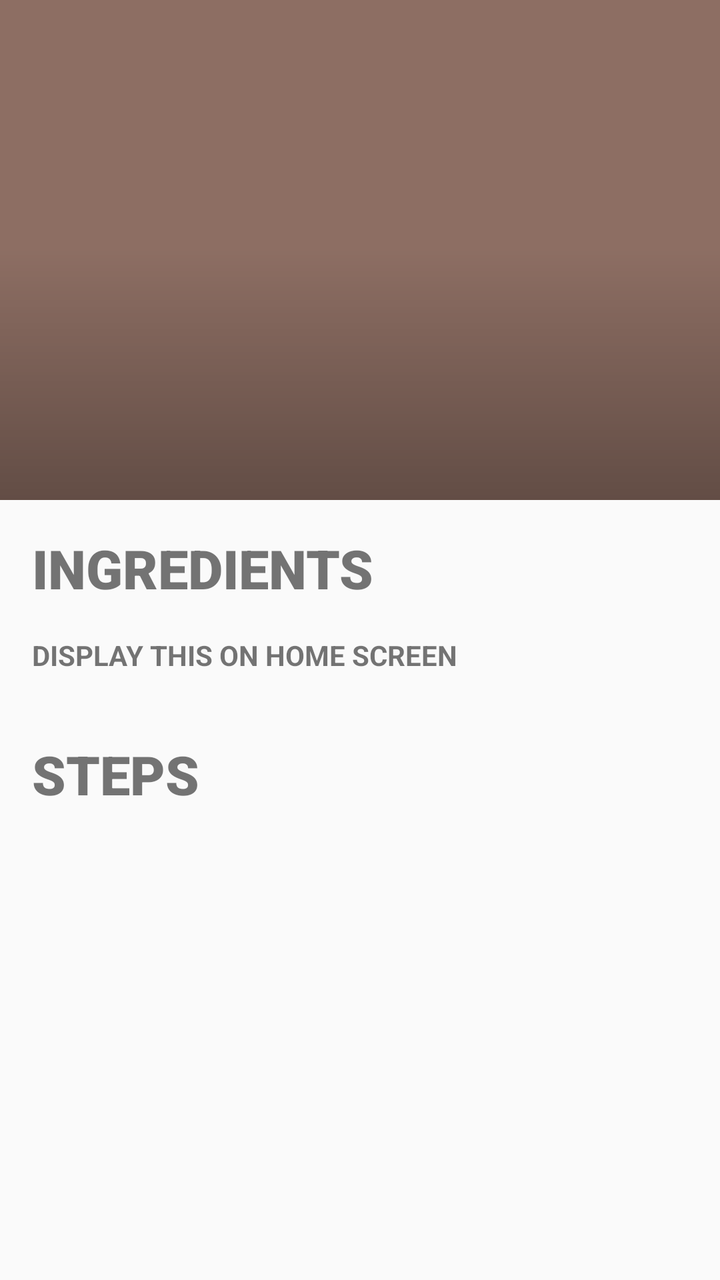
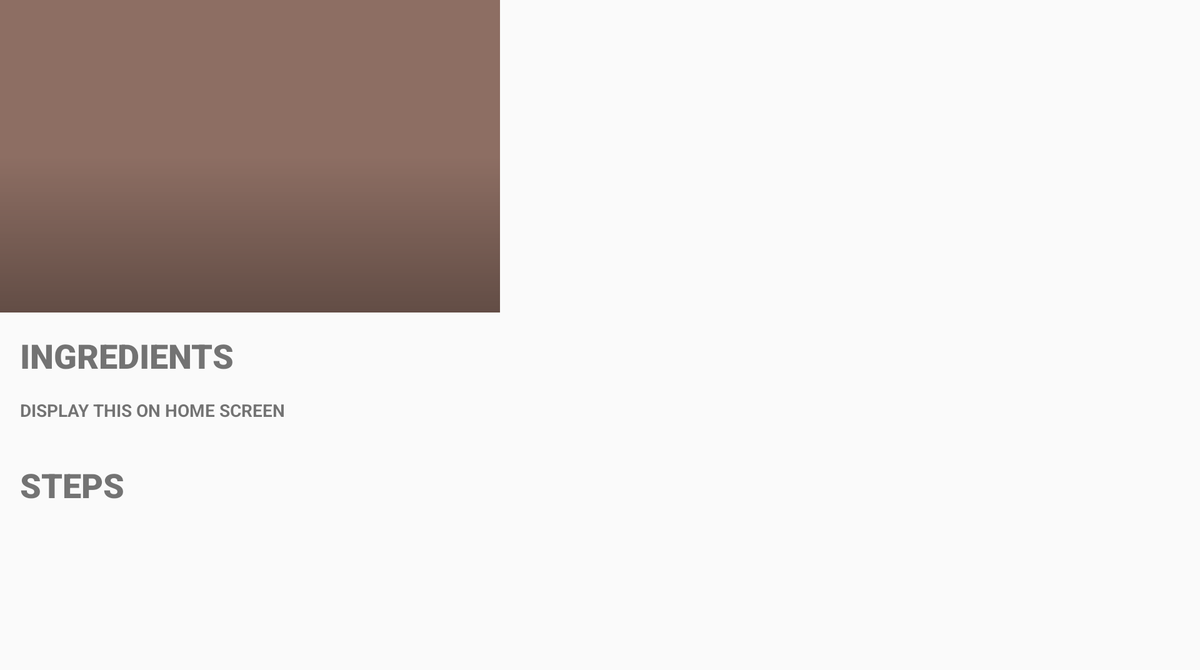

One screen, two layout resources from the same app: the default and the repository's alternative for another configuration. Each is rendered where Android would select it; the XML of both is given below.
<!-- AndroidManifest.xml: application theme AppTheme -->
<!-- res/layout/activity_detail.xml -->
<?xml version="1.0" encoding="utf-8"?>
<androidx.coordinatorlayout.widget.CoordinatorLayout xmlns:android="http://schemas.android.com/apk/res/android"
    xmlns:app="http://schemas.android.com/apk/res-auto"
    xmlns:tools="http://schemas.android.com/tools"
    android:layout_width="match_parent"
    android:layout_height="match_parent"
    tools:context=".DetailActivity">


    <com.google.android.material.appbar.AppBarLayout
        android:layout_height="250dp"
        android:layout_width="match_parent"
        >

        <com.google.android.material.appbar.CollapsingToolbarLayout
            android:id="@+id/collapsing_toolbar"
            android:layout_width="match_parent"
            android:layout_height="match_parent"
            app:layout_scrollFlags="scroll|exitUntilCollapsed"
            app:contentScrim="?attr/colorPrimary">

                <ImageView
                    android:id="@+id/img_detail_appbar"
                    android:layout_width="match_parent"
                    android:layout_height="match_parent"
                    android:scaleType = "centerCrop"
                    app:layout_collapseMode="parallax"
                    app:layout_collapseParallaxMultiplier="0.7"
                    />

            <View
                android:layout_width="match_parent"
                android:layout_height="match_parent"
                android:background="@drawable/scrim_gradient"
                />

            <androidx.appcompat.widget.Toolbar
            android:id="@+id/detail_toolbar"
            android:layout_height="?attr/actionBarSize"
            android:layout_width="match_parent"
            android:theme="@style/ToolBarStyle"
            app:layout_collapseMode="pin"
            app:layout_scrollFlags="scroll|enterAlways"/>


        </com.google.android.material.appbar.CollapsingToolbarLayout>

        

    </com.google.android.material.appbar.AppBarLayout>

    <androidx.core.widget.NestedScrollView
        android:layout_width="match_parent"
        android:layout_height="match_parent"
        app:layout_behavior="@string/appbar_scrolling_view_behavior">

    <include layout="@layout/fragment_detail_list"></include>

    </androidx.core.widget.NestedScrollView>

</androidx.coordinatorlayout.widget.CoordinatorLayout>
<!-- res/layout/fragment_detail_list.xml (included above) -->
<?xml version="1.0" encoding="utf-8"?>
<LinearLayout xmlns:android="http://schemas.android.com/apk/res/android"
    android:orientation="vertical" android:layout_width="match_parent"
    android:layout_height="match_parent">

    <include layout="@layout/ingredients_list" />

    <include layout="@layout/steps_list"/>

</LinearLayout>
<!-- res/layout/ingredients_list.xml (included above) -->
<?xml version="1.0" encoding="utf-8"?>
<LinearLayout
    xmlns:android="http://schemas.android.com/apk/res/android"
    android:orientation="vertical"
    android:layout_width="match_parent"
    android:layout_height="wrap_content">

    <LinearLayout
        android:orientation="vertical"
        android:layout_width="match_parent"
        android:layout_height="wrap_content">

    <TextView
        android:layout_width="match_parent"
        android:layout_height="wrap_content"
        android:layout_marginTop="@dimen/view_margin_small"
        android:layout_marginStart="@dimen/view_margin_small"
        android:textSize="@dimen/subtitle"
        android:fontFamily="sans-serif-black"
        android:text="@string/ingredients"/>

    <TextView
        android:id="@+id/tv_show_on_home_screen"
        android:layout_width="match_parent"
        android:layout_height="wrap_content"
        android:textStyle="bold"
        android:text="@string/show_on_home_screen"
        android:padding="@dimen/view_margin_small" />

    </LinearLayout>


<androidx.core.widget.NestedScrollView
    android:layout_width="match_parent"
    android:layout_height="wrap_content"
    >



    <androidx.recyclerview.widget.RecyclerView
        android:id="@+id/rv_detail_ingredients"
        android:layout_width="match_parent"
        android:layout_height="wrap_content"/>




</androidx.core.widget.NestedScrollView>

</LinearLayout>
<!-- res/layout/steps_list.xml (included above) -->
<?xml version="1.0" encoding="utf-8"?>
<androidx.core.widget.NestedScrollView
    xmlns:android="http://schemas.android.com/apk/res/android"
    android:layout_width="match_parent"
    android:layout_height="wrap_content"
    >

    <LinearLayout
        android:orientation="vertical"
        android:layout_width="match_parent"
        android:layout_height="wrap_content">

    <TextView
        android:layout_width="wrap_content"
        android:layout_height="wrap_content"
        android:layout_marginTop="@dimen/view_margin_small"
        android:layout_marginStart="@dimen/view_margin_small"
        android:layout_marginBottom="@dimen/view_margin_small"
        android:textSize="@dimen/subtitle"
        android:fontFamily="sans-serif-black"
        android:text="@string/steps"/>

    <androidx.recyclerview.widget.RecyclerView
        android:id="@+id/rv_detail_steps"
        android:layout_width="match_parent"
        android:layout_height="wrap_content"/>


    </LinearLayout>
</androidx.core.widget.NestedScrollView>
<!-- resources referenced by this layout -->
<resources>
  <dimen name="subtitle">27sp</dimen>
  <dimen name="view_margin_small">16dp</dimen>
  <!-- drawable scrim_gradient (drawable) -->
  <?xml version="1.0" encoding="utf-8"?>
  <shape xmlns:android="http://schemas.android.com/apk/res/android">
          <gradient
              android:angle="-90"
              android:startColor="#00000000"
              android:centerColor="#00000000"
              android:endColor="#4d000000"
              android:type="linear"
          />
  
  </shape>
  <string name="ingredients">INGREDIENTS</string>
  <string name="show_on_home_screen">DISPLAY THIS ON HOME SCREEN</string>
  <string name="steps">STEPS</string>
  <style name="ToolBarStyle" parent="Theme.AppCompat.Light.NoActionBar">
          <item name="android:textColorPrimaryInverse">@android:color/white</item>
          <item name="android:textColorSecondary">@android:color/white</item>
          <item name="actionMenuTextColor">@android:color/white</item>
      </style>
  <style name="AppTheme" parent="Theme.AppCompat.Light.NoActionBar">
          
          <item name="colorPrimary">@color/colorPrimary</item>
          <item name="colorPrimaryDark">@color/colorPrimaryDark</item>
          <item name="colorAccent">@color/colorAccent</item>
      </style>
  <color name="colorPrimary">#8d6e63</color>
  <color name="colorPrimaryDark">#5f4339</color>
  <color name="colorAccent">#ff5722</color>
</resources>
<!-- res/layout-sw600dp-land/activity_detail.xml (the repository's variant of the layout above) -->
<!-- drawn on a 7-inch tablet turned sideways -->
<?xml version="1.0" encoding="utf-8"?>
<LinearLayout
    xmlns:android="http://schemas.android.com/apk/res/android"
    xmlns:app="http://schemas.android.com/apk/res-auto"
    xmlns:tools="http://schemas.android.com/tools"
    android:layout_width="match_parent"
    android:layout_height="wrap_content"
    android:orientation="horizontal">

    <androidx.coordinatorlayout.widget.CoordinatorLayout
        android:layout_width="400dp"
        android:layout_height="match_parent"
        tools:context=".DetailActivity">


        <com.google.android.material.appbar.AppBarLayout
            android:layout_height="250dp"
            android:layout_width="match_parent"
            >

            <com.google.android.material.appbar.CollapsingToolbarLayout
                android:id="@+id/collapsing_toolbar"
                android:layout_width="match_parent"
                android:layout_height="match_parent"
                app:layout_scrollFlags="scroll|exitUntilCollapsed"
                app:contentScrim="?attr/colorPrimary">

                <ImageView
                    android:id="@+id/img_detail_appbar"
                    android:layout_width="match_parent"
                    android:layout_height="match_parent"
                    android:scaleType = "centerCrop"
                    android:contentDescription="@string/recipe_image"
                    app:layout_collapseMode="parallax"
                    app:layout_collapseParallaxMultiplier="0.7"
                    />
                <View
                    android:layout_width="match_parent"
                    android:layout_height="match_parent"
                    android:background="@drawable/scrim_gradient"
                    />

                <androidx.appcompat.widget.Toolbar
                    android:id="@+id/detail_toolbar"
                    android:layout_height="?attr/actionBarSize"
                    android:layout_width="match_parent"
                    app:layout_collapseMode="pin"
                    app:layout_scrollFlags="scroll|enterAlways"/>


            </com.google.android.material.appbar.CollapsingToolbarLayout>

            

        </com.google.android.material.appbar.AppBarLayout>

        <androidx.core.widget.NestedScrollView
            android:layout_width="match_parent"
            android:layout_height="match_parent"
            app:layout_behavior="@string/appbar_scrolling_view_behavior">

            <include layout="@layout/fragment_detail_list"/>

        </androidx.core.widget.NestedScrollView>

    </androidx.coordinatorlayout.widget.CoordinatorLayout>

<androidx.constraintlayout.widget.ConstraintLayout
    android:layout_width="match_parent"
    android:layout_height="match_parent">

    <FrameLayout
        android:id="@+id/tablet_steps_detail_container"
        android:layout_width="match_parent"
        android:layout_height="match_parent"
        app:layout_behavior="@string/appbar_scrolling_view_behavior">

        

    </FrameLayout>

</androidx.constraintlayout.widget.ConstraintLayout>

</LinearLayout>
<!-- resources referenced by the variant -->
<!-- as a 7-inch tablet turned sideways resolves them -->
<resources>
  <dimen name="subtitle">27sp</dimen>
  <dimen name="view_margin_small">16dp</dimen>
  <!-- drawable scrim_gradient (drawable) -->
  <?xml version="1.0" encoding="utf-8"?>
  <shape xmlns:android="http://schemas.android.com/apk/res/android">
          <gradient
              android:angle="-90"
              android:startColor="#00000000"
              android:centerColor="#00000000"
              android:endColor="#4d000000"
              android:type="linear"
          />
  
  </shape>
  <string name="ingredients">INGREDIENTS</string>
  <string name="recipe_image">recipeImage</string>
  <string name="show_on_home_screen">DISPLAY THIS ON HOME SCREEN</string>
  <string name="steps">STEPS</string>
  <style name="AppTheme" parent="Theme.AppCompat.Light.NoActionBar">
          
          <item name="colorPrimary">@color/colorPrimary</item>
          <item name="colorPrimaryDark">@color/colorPrimaryDark</item>
          <item name="colorAccent">@color/colorAccent</item>
      </style>
  <color name="colorPrimary">#8d6e63</color>
  <color name="colorPrimaryDark">#5f4339</color>
  <color name="colorAccent">#ff5722</color>
</resources>
